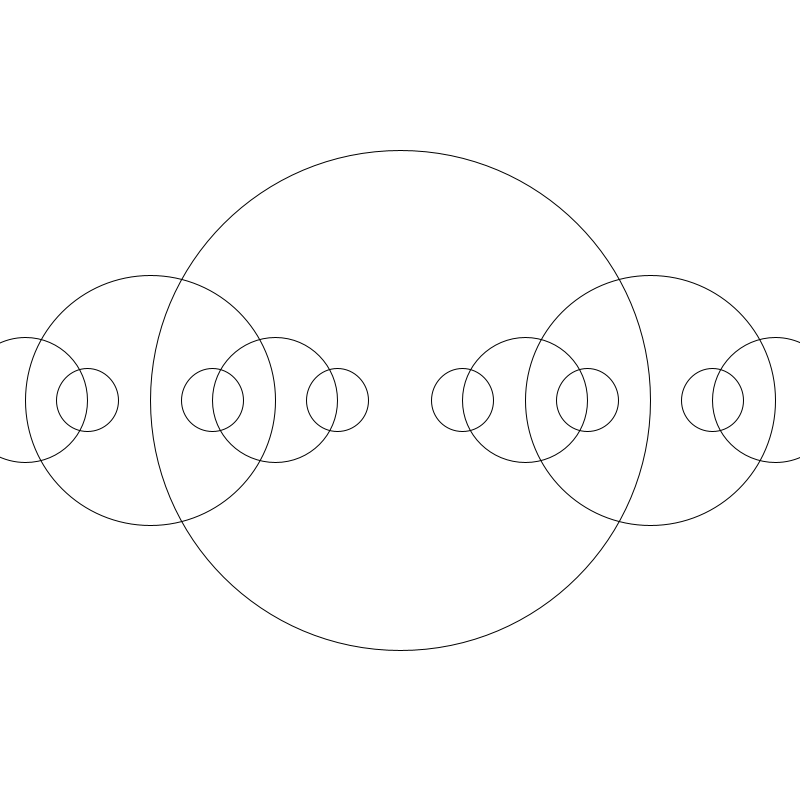
Frame 1 (no input)
Frame 2 (the mouse pressed at the canvas centre, redrawn once): identical to frame 1, image omitted

The Processing sketch that drew this single still picture (run headless with seeded random() and noise(); the mouse was pressed at the canvas centre and the sketch redrawn once):

// Processing sketch: recursion_2
// ── recursion_2.pde
// The Nature of Code
// Daniel Shiffman
// http://natureofcode.com

// Simple Recursion

void setup() {
  size(800,800);  
}

void draw() {
  background(255);
  drawCircle(width/2,height/2,500); 
  noLoop();
}

// Recursive function
void drawCircle(float x, float y, float r) {
  stroke(0);
  noFill();
  ellipse(x, y, r, r);
  if(r > 100) {
    // Now we draw two more circles, one to the left
    // and one to the right
    drawCircle(x + r/2, y, r/2);
    drawCircle(x - r/2, y, r/2);
    //drawCircle(x, y - r/2, r/2);
    //drawCircle(x, y + r/2, r/2);
    
  }
}
